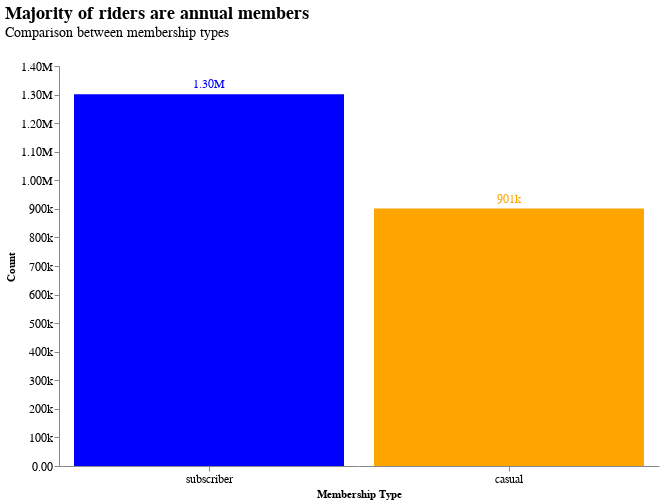

The notebook cell this image was saved under:
### Code cell
base = alt.Chart(counts).mark_bar().encode(
    x=alt.X('index', sort='-y', title='Membership Type', 
            axis=alt.Axis(labelAngle=0)),
    y=alt.Y('member_casual', title='Count').axis(format=".3s"),
    color=alt.Color('index', scale=alt.Scale(range=['orange', 'blue']), legend=None),
    tooltip=['index', 'member_casual']
)

text = base.mark_text(
    align='center',
    baseline='middle',
    dy=-10,
    fontSize=12
)

(base + text).properties(
    title=alt.Title('Majority of riders are annual members',
                    subtitle='Comparison between membership types',
                    anchor='start',
                    fontSize=18,
                    subtitleFontSize=14,
                    offset=20,),
                        width=600,
                        height=400
).encode(
    text=alt.Text('member_casual', format=".3s"),
    x=alt.X('index', sort='-y', title='Membership Type', axis=alt.Axis(labelAngle=0, labelFontSize=12)),
    y=alt.Y('member_casual', title='Count').axis(format=".3s")
).configure_axis(
    grid=False,
    labelFontSize=12
).configure_view(
    stroke=None
)

### Figure 1 — Vega-Lite specification as saved in the notebook (floating-point values rounded to 4 significant figures)
{"config": {"view": {"continuousWidth": 300, "continuousHeight": 300, "stroke": null}, "axis": {"grid": false, "labelFontSize": 12}}, "layer": [{"mark": {"type": "bar"}, "encoding": {"color": {"field": "index", "legend": null, "scale": {"range": ["orange", "blue"]}, "type": "nominal"}, "tooltip": [{"field": "index", "type": "nominal"}, {"field": "member_casual", "type": "quantitative"}], "x": {"axis": {"labelAngle": 0}, "field": "index", "sort": "-y", "title": "Membership Type", "type": "nominal"}, "y": {"axis": {"format": ".3s"}, "field": "member_casual", "title": "Count", "type": "quantitative"}}}, {"mark": {"type": "text", "align": "center", "baseline": "middle", "dy": -10, "fontSize": 12}, "encoding": {"color": {"field": "index", "legend": null, "scale": {"range": ["orange", "blue"]}, "type": "nominal"}, "tooltip": [{"field": "index", "type": "nominal"}, {"field": "member_casual", "type": "quantitative"}], "x": {"axis": {"labelAngle": 0}, "field": "index", "sort": "-y", "title": "Membership Type", "type": "nominal"}, "y": {"axis": {"format": ".3s"}, "field": "member_casual", "title": "Count", "type": "quantitative"}}}], "data": {"name": "data-058b28c5b64bfbb607d59f8775cc8afb"}, "encoding": {"text": {"field": "member_casual", "format": ".3s", "type": "quantitative"}, "x": {"axis": {"labelAngle": 0, "labelFontSize": 12}, "field": "index", "sort": "-y", "title": "Membership Type", "type": "nominal"}, "y": {"axis": {"format": ".3s"}, "field": "member_casual", "title": "Count", "type": "quantitative"}}, "height": 400, "title": {"text": "Majority of riders are annual members", "anchor": "start", "fontSize": 18, "offset": 20, "subtitle": "Comparison between membership types", "subtitleFontSize": 14}, "width": 600, "$schema": "https://vega.github.io/schema/vega-lite/v5.16.3.json", "datasets": {"data-058b28c5b64bfbb607d59f8775cc8afb": [{"index": "subscriber", "member_casual": 1301125, "percent": 59.08}, {"index": "casual", "member_casual": 901240, "percent": 40.92}]}}
